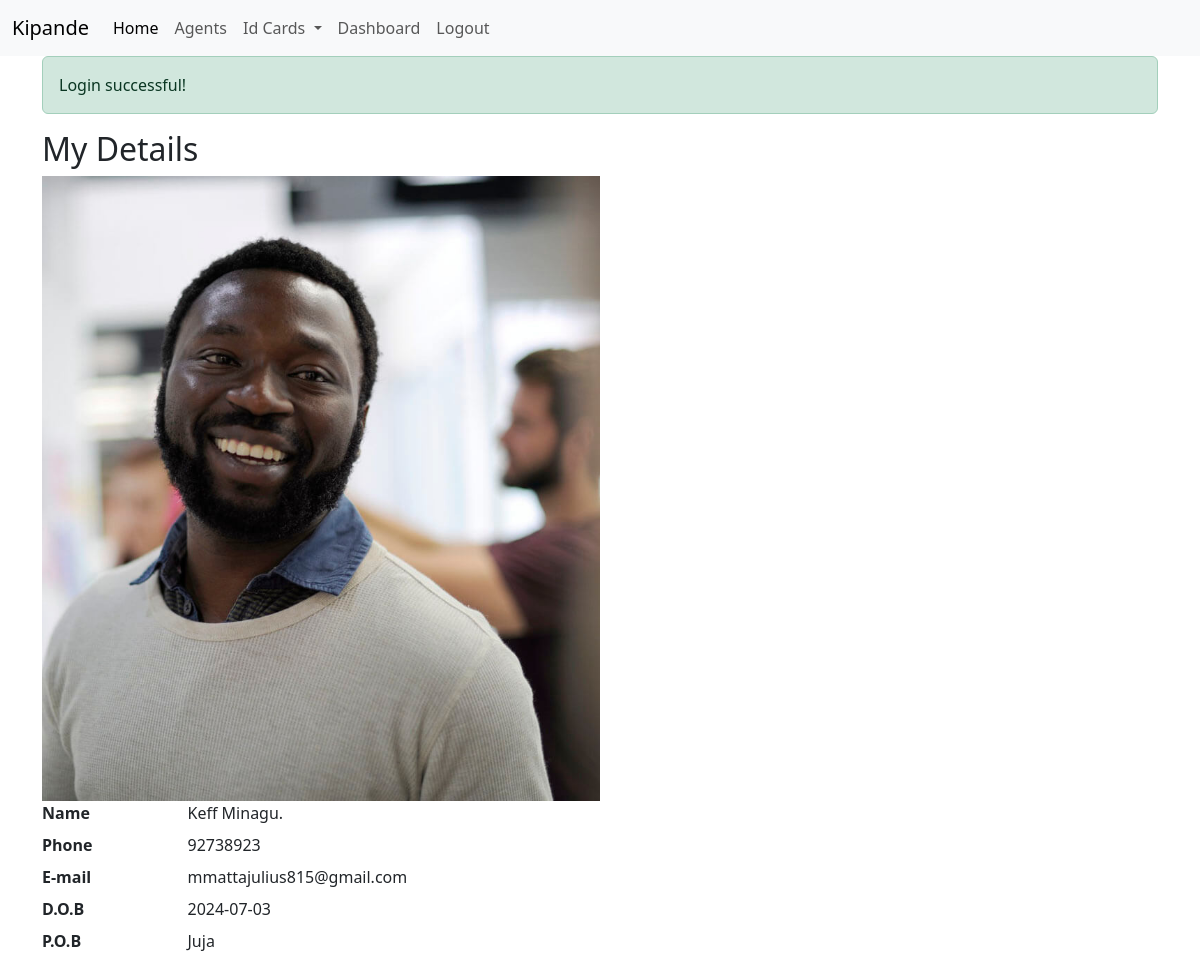
The page /profile.php (signed in) on the database its author committed.
### tables this page shows
CREATE TABLE `users` (
  `id` int(10) NOT NULL,
  `fname` varchar(50) NOT NULL,
  `mname` varchar(50) NOT NULL,
  `lname` varchar(50) NOT NULL,
  `phone` int(10) NOT NULL,
  `email` varchar(255) NOT NULL,
  `dob` date NOT NULL,
  `pob` varchar(50) NOT NULL,
  `password` varchar(255) NOT NULL,
  `clan` varchar(50) NOT NULL,
  `village` varchar(50) NOT NULL,
  `role` int(10) NOT NULL,
  `profile_pic` varchar(255) NOT NULL,
  `fathers_id` varchar(255) NOT NULL,
  `mothers_id` varchar(255) NOT NULL,
  `birth_cert` varchar(255) NOT NULL,
  `agency` int(10) NOT NULL
);

### functions.php (called while the page is built, shortened)
<?php
function fetchUserDetails($con){
    $result = mysqli_query($con, "SELECT * FROM `users` WHERE `id`='{$_SESSION['user_id']}'");
    $users = [];
    while ($row = mysqli_fetch_assoc($result)) {
        $users[] = $row;
    }
    return $users;
}

### profile.php (the view)
<?php
include "frame.php";
$user = fetchUserDetails($con);
?>
<div class="container">
    <div class="col-md-6">
        <h2>My Details</h2>
        <div class="user-details">
            <div class="row">
                <img src="/images/users/<?= $user[0]['profile_pic'] ?>" alt="" class="img-fluid">
                <dt class="col-sm-3">Name</dt>
                <dd class="col-sm-9"><?= $user[0]['fname']." ".$user[0]['lname'] ?>.</dd>
                <dt class="col-sm-3">Phone</dt>
                <dd class="col-sm-9"><?= $user[0]['phone'] ?></dd>
                <dt class="col-sm-3">E-mail</dt>
                <dd class="col-sm-9"><?= $user[0]['email'] ?></dd>
                <dt class="col-sm-3">D.O.B</dt>
                <dd class="col-sm-9"><?= $user[0]['dob'] ?></dd>
                <dt class="col-sm-3">P.O.B</dt>
                <dd class="col-sm-9"><?= $user[0]['pob'] ?></dd>
            </div>
        </div>
    </div>
</div>

### rows shown on the page
users: profile_pic (picture), fname "Keff", lname "Minagu", phone "92738923", email "mmattajulius815@gmail.com", dob "2024-07-03", pob "Juja"

### other values the page prints
$_SESSION['message'] "Login successful!"
